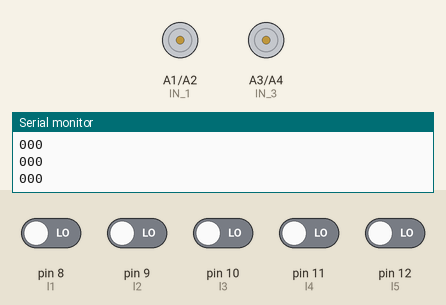
Simulated run of this sketch. Board: Arduino Uno, built with avr-gcc and run on an emulated ATmega328P. Shown: motor-driver pin pairs drawn as motors (green arrow = first pin HIGH = forward, orange = second pin HIGH = backward, longer = more drive, scaled by the enable pin), the last lines printed to the serial monitor. The inputs (shaded band) are chosen by the test bench; at power-on: pin 8 (l1), pin 9 (l2), pin 10 (l3), pin 11 (l4), pin 12 (l5) LOW.

Above: at 1.8 s.
1.9 s: pin 8 (l1) driven HIGH
At 3.0 s:
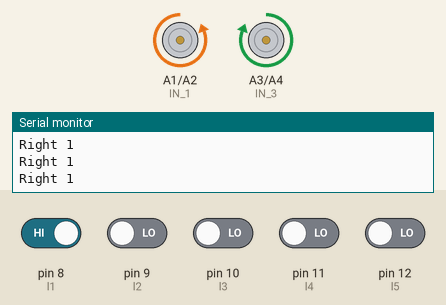
3.5 s: pin 9 (l2) driven HIGH
At 4.3 s:
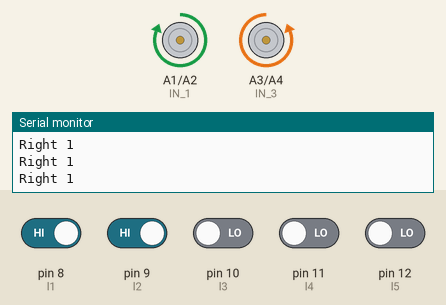
5.1 s: pin 10 (l3) driven HIGH
7.1 s: pin 12 (l5) driven HIGH
10.1 s: pin 11 (l4) driven HIGH
At 10.6 s:
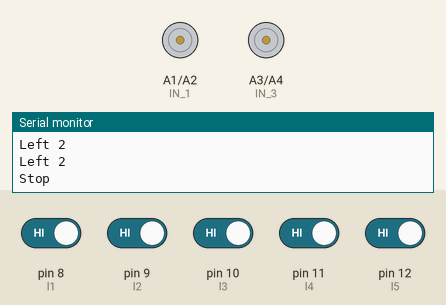
13.1 s: pin 8 (l1) driven LOW
At 13.9 s:
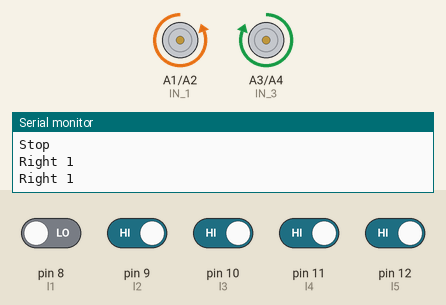
Timing chart, 0 to 16.0 s (numbered marks = the images above; inputs shaded):
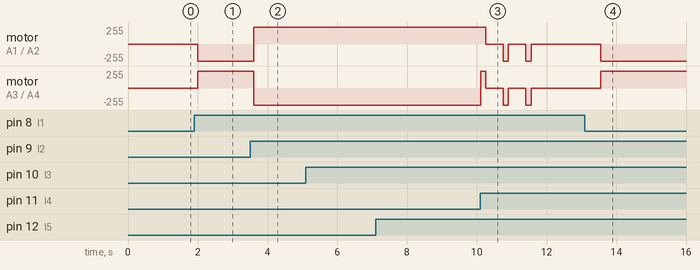

The sketch:

main.ino
```cpp
#include "func.h"
int sp = 130;
byte s1 = 50, s2 = 30, s3 = 20;
void setup() {
  pinMode(ENA, OUTPUT);
  pinMode(ENB, OUTPUT);
  pinMode(IN_1, OUTPUT);
  pinMode(IN_2, OUTPUT);
  pinMode(IN_3, OUTPUT);
  pinMode(IN_4, OUTPUT);
  pinMode(l1, INPUT);
  pinMode(l2, INPUT);
  pinMode(l3, INPUT);
  pinMode(l4, INPUT);
  pinMode(l5, INPUT);
  pinMode(vr, INPUT);
  Serial.begin(9600);
  Serial.println("Begin:....");
}
void loop() {

      switch (IFsensor_return()) {
        case 0:
          Serial.println("000");
          stopCar();
          delay(500);
          break;
        case 1:
          Serial.println("Right 1");
          turnRight(sp, s1);
          delay(200);
          break;
        case 2:
          Serial.println("Right 1+2");
          turnRight(sp, s2);
          break;
        case 3:
          Serial.println("Right 2");
          turnRight(sp, s3);
          break;
        case 4:
          Serial.println("Right 2+3");
          turnRight(sp, s2+s3);
          break;
        case 5:
          Serial.println("Ahead");
          goAhead(sp);
          break;
        case 6:
          Serial.println("left 2+3");
          turnLeft(sp, s2+s3);
          break;
        case 7:
          Serial.println("Left 2");
          turnLeft(sp, s2);
          break;
        case 8:
          Serial.println("Left 1+2");
          turnLeft(sp, s2);
          break;
        case 9:
          Serial.println("Left 1");
          turnLeft(sp,s1);
          delay(200);
          break;
        case 10:
          Serial.println("Stop");
          goBack(1);
          delay(500);
          break;
        case 11:
          Serial.println("Right 1+2+3");
          turnRight(sp, s1);
          delay(400);
          break;
        case 12:
          turnLeft(sp, s1);
          delay(400);
          break;
        case 13:
          goAhead(sp);
          break;
      }
}
```

func.h
```cpp
#define ENA A0
#define ENB A5
#define IN_1 A1
#define IN_2 A2
#define IN_3 A3
#define IN_4 A4
#define l1 8
#define l2 9
#define l3 10
#define l4 11
#define l5 12
#define vr A5
bool check2Back = true;
short aheadTimes = 1;
byte speedDiv = 3;
void goAhead(int sp)
{
    check2Back = true;
    digitalWrite(IN_1, LOW);
    digitalWrite(IN_2, HIGH);
    analogWrite(ENA, sp);
    digitalWrite(IN_3, LOW);
    digitalWrite(IN_4, HIGH);
    analogWrite(ENB, sp);
}
void stopCar()
{
    digitalWrite(IN_1, LOW);
    digitalWrite(IN_2, LOW);
    analogWrite(ENA, 0);
    digitalWrite(IN_3, LOW);
    digitalWrite(IN_4, LOW);
    analogWrite(ENB, 0);
}
void goBack(int sp)
{
    if(check2Back){
        aheadTimes = 1;
        digitalWrite(IN_1, HIGH);
        digitalWrite(IN_2, LOW);
        analogWrite(ENA, 130);
        digitalWrite(IN_3, HIGH);
        digitalWrite(IN_4, LOW);
        analogWrite(ENB, 130);
        delay(150);
        digitalWrite(IN_1, LOW);
        digitalWrite(IN_3, LOW);
        check2Back = false;
    }
    else if (aheadTimes >= 0)
    {
        aheadTimes-=1;
        digitalWrite(IN_1, LOW);
        digitalWrite(IN_2, HIGH);
        analogWrite(ENA, 130);
        digitalWrite(IN_3, LOW);
        digitalWrite(IN_4, HIGH);
        analogWrite(ENB, 130);
        delay(150);
        digitalWrite(IN_2, LOW);
        digitalWrite(IN_4, LOW);
    }else if(aheadTimes < 0){
        stopCar();
    }
}
void turnLeft(int sp, int subsp)
{
    digitalWrite(IN_1, HIGH);
    digitalWrite(IN_2, LOW);
    analogWrite(ENA, sp);
    digitalWrite(IN_3, LOW);
    digitalWrite(IN_4, HIGH);
    analogWrite(ENB, 255);
}
void turnRight(int sp, int subsp)
{
    digitalWrite(IN_1, LOW);
    digitalWrite(IN_2, HIGH);
    analogWrite(ENA, 255);
    digitalWrite(IN_3, HIGH);
    digitalWrite(IN_4, LOW);
    analogWrite(ENB, sp);
}


boolean IFsensor(byte pinSS)
{
    return !digitalRead(pinSS);
}
byte IFsensor_return()
{
    boolean ifs1 = IFsensor(l1);
    boolean ifs2 = IFsensor(l2);
    boolean ifs3 = IFsensor(l3);
    boolean ifs4 = IFsensor(l4);
    boolean ifs5 = IFsensor(l5);

    if (ifs1 == 0 && ifs2 == 0 && ifs3 == 0 && ifs4 == 0 && ifs5 == 0)
        return 10;
    else if (ifs1 == 1 && ifs2 == 0 && ifs3 == 0 && ifs4 == 0 && ifs5 == 0)
        return 1;
    else if (ifs1 == 1 && ifs2 == 1 && ifs3 == 0 && ifs4 == 0 && ifs5 == 0)
        return 2;
    else if (ifs1 == 0 && ifs2 == 1 && ifs3 == 0 && ifs4 == 0 && ifs5 == 0)
        return 3;
    else if (ifs1 == 0 && ifs2 == 1 && ifs3 == 1 && ifs4 == 0 && ifs5 == 0)
        return 4;
    else if (ifs1 == 0 && ifs2 == 0 && ifs3 == 1 && ifs4 == 0 && ifs5 == 0)
        return 5;
    else if (ifs1 == 0 && ifs2 == 0 && ifs3 == 1 && ifs4 == 1 && ifs5 == 0)
        return 6;
    else if (ifs1 == 0 && ifs2 == 0 && ifs3 == 0 && ifs4 == 1 && ifs5 == 0)
        return 7;
    else if (ifs1 == 0 && ifs2 == 0 && ifs3 == 0 && ifs4 == 1 && ifs5 == 1)
        return 8;
    else if (ifs1 == 0 && ifs2 == 0 && ifs3 == 0 && ifs4 == 0 && ifs5 == 1)
        return 9;
    else if (ifs1 == 1 && ifs2 == 1 && ifs3 == 1 && ifs4 == 1 && ifs5 == 1)
        return 0;
    else if (ifs1 == 1 && ifs2 == 1 && ifs3 == 1 && ifs4 == 0 && ifs5 == 0)
        return 11;
    else if (ifs1 == 0 && ifs2 == 0 && ifs3 == 1 && ifs4 == 1 && ifs5 == 1)
        return 12;
    else if (ifs1 == 0 && ifs2 == 1 && ifs3 == 1 && ifs4 == 1 && ifs5 == 0)
        return 13;
    else if(ifs1 == 1 && ifs2 == 1 && ifs3 == 0 && ifs4 == 0 && ifs5 == 1){
        return 5;
    }
    else if (ifs1 == 1 && ifs2 == 1 && ifs3 == 1 && ifs4 == 1 && ifs5 == 0)
    {
        return 7;
    }
    else if (ifs1 == 1 && ifs2 == 1 && ifs3 == 1 && ifs4 == 1 && ifs5 == 0)
    {
        return 3;
    }
    else if (ifs1 == 1 && ifs2 == 1 && ifs3 == 0 && ifs4 == 0 && ifs5 == 0)
    {
        return 9;
    }
    else if (ifs1 == 0 && ifs2 == 0 && ifs3 == 0 && ifs4 == 1 && ifs5 == 1)
    {
        return 1;
    }
}
```

Measured:
- after the input at 1.9 s, motor on A1 (IN_1) / A2 (IN_2): stopped → backward 255/255 after 0.10 s; motor on A3 (IN_3) / A4 (IN_4): stopped → forward 255/255 after 0.10 s
- after the input at 3.5 s, motor on A1 (IN_1) / A2 (IN_2): backward 255/255 → forward 255/255 after 0.10 s; motor on A3 (IN_3) / A4 (IN_4): forward 255/255 → backward 255/255 after 0.10 s
- after the input at 13.1 s, motor on A1 (IN_1) / A2 (IN_2): stopped → backward 255/255 after 0.46 s; motor on A3 (IN_3) / A4 (IN_4): stopped → forward 255/255 after 0.46 s
